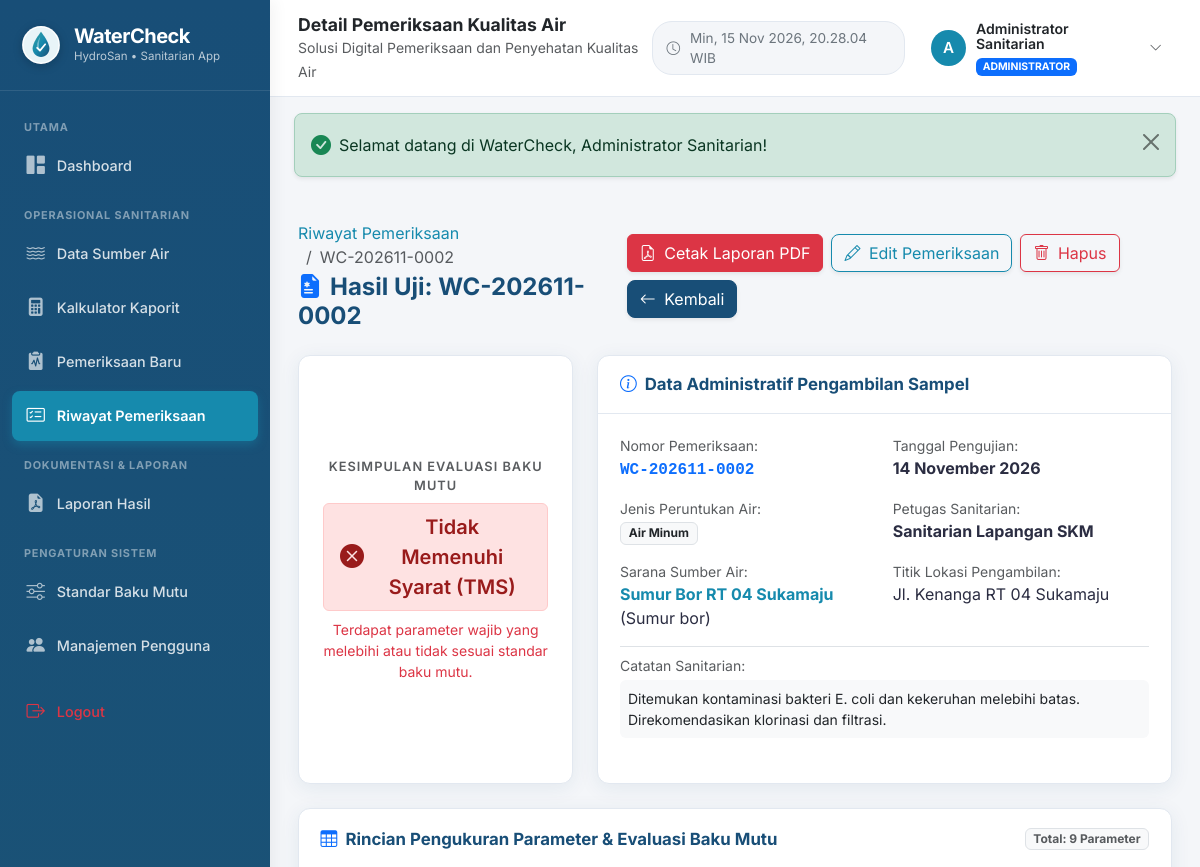
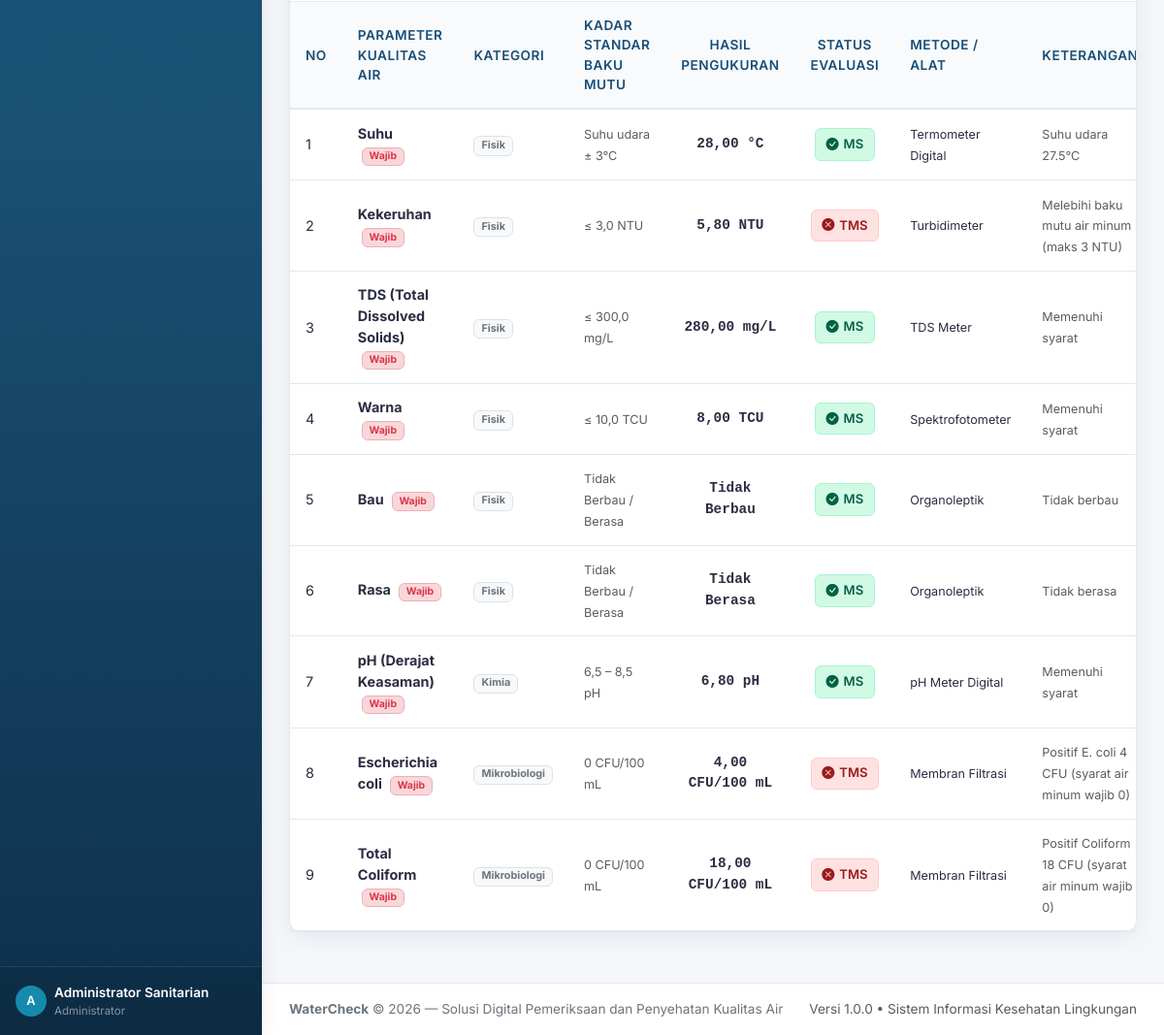
Page /pages/pemeriksaan/detail.php?id=2 (signed in) on the committed database (2 pictures, top to bottom).
### tables this page shows
CREATE TABLE `pemeriksaan` (
  `id` INT AUTO_INCREMENT PRIMARY KEY,
  `nomor_pemeriksaan` VARCHAR(50) NOT NULL UNIQUE,
  `sumber_air_id` INT NULL,
  `user_id` INT NULL,
  `tanggal_pemeriksaan` DATE NOT NULL,
  `jenis_air` ENUM('Air Minum', 'Air Higiene Sanitasi') NOT NULL,
  `lokasi` TEXT NOT NULL,
  `kesimpulan` ENUM('Memenuhi Syarat (MS)', 'Tidak Memenuhi Syarat (TMS)', 'Belum Dapat Disimpulkan') NOT NULL DEFAULT 'Belum Dapat Disimpulkan',
  `catatan` TEXT NULL,
  `created_at` TIMESTAMP DEFAULT CURRENT_TIMESTAMP,
  `updated_at` TIMESTAMP DEFAULT CURRENT_TIMESTAMP ON UPDATE CURRENT_TIMESTAMP,
  INDEX `idx_pemeriksaan_nomor` (`nomor_pemeriksaan`),
  INDEX `idx_pemeriksaan_tanggal` (`tanggal_pemeriksaan`),
  INDEX `idx_pemeriksaan_kesimpulan` (`kesimpulan`),
  CONSTRAINT `fk_pemeriksaan_sumber` FOREIGN KEY (`sumber_air_id`) REFERENCES `sumber_air` (`id`) ON DELETE SET NULL,
  CONSTRAINT `fk_pemeriksaan_user` FOREIGN KEY (`user_id`) REFERENCES `users` (`id`) ON DELETE SET NULL
);

CREATE TABLE `users` (
  `id` INT AUTO_INCREMENT PRIMARY KEY,
  `nama` VARCHAR(100) NOT NULL,
  `username` VARCHAR(50) NOT NULL UNIQUE,
  `password` VARCHAR(255) NOT NULL,
  `role` ENUM('admin', 'petugas') NOT NULL DEFAULT 'petugas',
  `created_at` TIMESTAMP DEFAULT CURRENT_TIMESTAMP,
  `updated_at` TIMESTAMP DEFAULT CURRENT_TIMESTAMP ON UPDATE CURRENT_TIMESTAMP,
  INDEX `idx_users_username` (`username`),
  INDEX `idx_users_role` (`role`)
);

CREATE TABLE `sumber_air` (
  `id` INT AUTO_INCREMENT PRIMARY KEY,
  `nama_sumber` VARCHAR(150) NOT NULL,
  `jenis_sumber` VARCHAR(50) NOT NULL,
  `pemilik` VARCHAR(150) NOT NULL,
  `lokasi` TEXT NOT NULL,
  `volume` DECIMAL(12,2) NOT NULL DEFAULT 0.00,
  `keterangan` TEXT NULL,
  `created_at` TIMESTAMP DEFAULT CURRENT_TIMESTAMP,
  `updated_at` TIMESTAMP DEFAULT CURRENT_TIMESTAMP ON UPDATE CURRENT_TIMESTAMP,
  INDEX `idx_sumber_nama` (`nama_sumber`),
  INDEX `idx_sumber_jenis` (`jenis_sumber`)
);

CREATE TABLE `detail_pemeriksaan` (
  `id` INT AUTO_INCREMENT PRIMARY KEY,
  `pemeriksaan_id` INT NOT NULL,
  `standar_id` INT NULL,
  `nilai_hasil` DECIMAL(10,3) NULL,
  `nilai_kualitatif` VARCHAR(100) NULL,
  `satuan` VARCHAR(50) NOT NULL,
  `status` ENUM('Memenuhi Syarat', 'Tidak Memenuhi Syarat', 'Belum Diuji') NOT NULL DEFAULT 'Belum Diuji',
  `metode_pemeriksaan` VARCHAR(100) NULL,
  `keterangan` TEXT NULL,
  `created_at` TIMESTAMP DEFAULT CURRENT_TIMESTAMP,
  INDEX `idx_detail_pemeriksaan` (`pemeriksaan_id`),
  CONSTRAINT `fk_detail_pemeriksaan` FOREIGN KEY (`pemeriksaan_id`) REFERENCES `pemeriksaan` (`id`) ON DELETE CASCADE,
  CONSTRAINT `fk_detail_standar` FOREIGN KEY (`standar_id`) REFERENCES `standar_baku_mutu` (`id`) ON DELETE SET NULL
);

CREATE TABLE `standar_baku_mutu` (
  `id` INT AUTO_INCREMENT PRIMARY KEY,
  `nama_parameter` VARCHAR(100) NOT NULL,
  `jenis_air` ENUM('Air Minum', 'Air Higiene Sanitasi') NOT NULL,
  `kategori` ENUM('Fisik', 'Kimia', 'Mikrobiologi') NOT NULL DEFAULT 'Fisik',
  `nilai_min` DECIMAL(10,3) NULL,
  `nilai_max` DECIMAL(10,3) NULL,
  `satuan` VARCHAR(50) NOT NULL,
  `operator` ENUM('MIN_MAX', 'MAX', 'MIN', 'EQUALS_ZERO', 'QUALITATIVE', 'SUHU') NOT NULL DEFAULT 'MAX',
  `wajib` TINYINT(1) NOT NULL DEFAULT 1 COMMENT '1 = Wajib, 0 = Tambahan/Opsional',
  `keterangan` TEXT NULL,
  `sumber_regulasi` VARCHAR(150) NOT NULL DEFAULT 'Permenkes No. 2 Tahun 2023',
  `tahun_regulasi` VARCHAR(10) NOT NULL DEFAULT '2023',
  `terverifikasi` TINYINT(1) NOT NULL DEFAULT 1 COMMENT '1 = Terverifikasi regulasi, 0 = Belum',
  `aktif` TINYINT(1) NOT NULL DEFAULT 1,
  `created_at` TIMESTAMP DEFAULT CURRENT_TIMESTAMP,
  `updated_at` TIMESTAMP DEFAULT CURRENT_TIMESTAMP ON UPDATE CURRENT_TIMESTAMP,
  INDEX `idx_standar_jenis` (`jenis_air`),
  INDEX `idx_standar_parameter` (`nama_parameter`),
  INDEX `idx_standar_aktif` (`aktif`)
);

### includes/functions.php (called while the page is built, shortened)
<?php
function formatTanggal(?string $date, string $format = 'lengkap'): string {
    $timestamp = strtotime($date);
    $bulanIndo = [
        1 => 'Januari', 'Februari', 'Maret', 'April', 'Mei', 'Juni',
        'Juli', 'Agustus', 'September', 'Oktober', 'November', 'Desember'
    ];
    $d = date('j', $timestamp);
    $m = (int)date('n', $timestamp);
    $y = date('Y', $timestamp);
    return "{$d} {$bulanIndo[$m]} {$y}";
}
function formatAngka($number, int $decimals = 2): string {
    $num = (float)$number;
    return number_format($num, $decimals, ',', '.');
}

### pages/pemeriksaan/detail.php (the view, shortened to what this page needs)
<?php
require_once __DIR__ . '/../../includes/header.php';
require_once __DIR__ . '/../../includes/sidebar.php';
require_once __DIR__ . '/../../includes/navbar.php';
$id = (int)($_GET['id'] ?? 0);
$stmt = $pdo->prepare("
    SELECT p.*, s.nama_sumber, s.jenis_sumber, s.pemilik, u.nama AS nama_petugas, u.username
    FROM pemeriksaan p
    LEFT JOIN sumber_air s ON p.sumber_air_id = s.id
    LEFT JOIN users u ON p.user_id = u.id
    WHERE p.id = :id
    LIMIT 1
");
$stmt->execute([':id' => $id]);
$pemeriksaan = $stmt->fetch();
$stmtDetail = $pdo->prepare("
    SELECT dp.*,
           sbm.nama_parameter, sbm.kategori, sbm.nilai_min, sbm.nilai_max,
           sbm.operator, sbm.wajib, sbm.sumber_regulasi
    FROM detail_pemeriksaan dp
    LEFT JOIN standar_baku_mutu sbm ON dp.standar_id = sbm.id
    WHERE dp.pemeriksaan_id = :id
    ORDER BY FIELD(sbm.kategori, 'Fisik', 'Kimia', 'Mikrobiologi'), sbm.wajib DESC, sbm.id ASC
");
$stmtDetail->execute([':id' => $id]);
$details = $stmtDetail->fetchAll();
?>
<div class="d-flex flex-column flex-md-row justify-content-between align-items-md-center mb-4 gap-3">
    <div>
        <nav aria-label="breadcrumb">
            <ol class="breadcrumb mb-1 small">
                <li class="breadcrumb-item"><a href="<?= BASE_URL; ?>pages/pemeriksaan/index.php">Riwayat Pemeriksaan</a></li>
                <li class="breadcrumb-item active"><?= htmlspecialchars($pemeriksaan['nomor_pemeriksaan']); ?></li>
            </ol>
        </nav>
        <h4 class="fw-bold mb-0" style="color: #184e77;">
            <i class="bi bi-file-earmark-medical-fill text-primary me-2"></i>Hasil Uji: <?= htmlspecialchars($pemeriksaan['nomor_pemeriksaan']); ?>
        </h4>
    </div>
    <div class="d-flex flex-wrap gap-2">
        <a href="<?= BASE_URL; ?>pages/laporan/cetak.php?tipe=pemeriksaan&id=<?= $pemeriksaan['id']; ?>" target="_blank" class="btn btn-danger shadow-sm">
            <i class="bi bi-file-earmark-pdf me-1"></i> Cetak Laporan PDF
        </a>
        <a href="<?= BASE_URL; ?>pages/pemeriksaan/edit.php?id=<?= $pemeriksaan['id']; ?>" class="btn btn-outline-primary shadow-sm">
            <i class="bi bi-pencil me-1"></i> Edit Pemeriksaan
        </a>
        <a href="<?= BASE_URL; ?>pages/pemeriksaan/hapus.php?id=<?= $pemeriksaan['id']; ?>" class="btn btn-outline-danger shadow-sm" data-confirm="Apakah Anda yakin ingin menghapus arsip pemeriksaan <?= htmlspecialchars($pemeriksaan['nomor_pemeriksaan']); ?>?">
            <i class="bi bi-trash me-1"></i> Hapus
        </a>
        <a href="<?= BASE_URL; ?>pages/pemeriksaan/index.php" class="btn btn-secondary shadow-sm">
            <i class="bi bi-arrow-left me-1"></i> Kembali
        </a>
    </div>
</div>
<div class="row g-4 mb-4">
    <div class="col-lg-4">
        <div class="card-wc h-100 text-center p-4 d-flex flex-column justify-content-center align-items-center">
            <span class="text-muted text-uppercase fw-semibold mb-2" style="font-size: 0.8rem; letter-spacing: 1px;">Kesimpulan Evaluasi Baku Mutu</span>
            <?php if ($pemeriksaan['kesimpulan'] === 'Memenuhi Syarat (MS)'): ?>
                <div class="badge-status badge-ms py-2 px-3 fs-5 mb-2">
                    <i class="bi bi-check-circle-fill fs-4 me-1"></i> Memenuhi Syarat (MS)
                </div>
                <p class="text-success small mb-0">Air memenuhi seluruh parameter baku mutu wajib Permenkes No. 2 Tahun 2023.</p>
            <?php elseif ($pemeriksaan['kesimpulan'] === 'Tidak Memenuhi Syarat (TMS)'): ?>
                <div class="badge-status badge-tms py-2 px-3 fs-5 mb-2">
                    <i class="bi bi-x-circle-fill fs-4 me-1"></i> Tidak Memenuhi Syarat (TMS)
                </div>
                <p class="text-danger small mb-0">Terdapat parameter wajib yang melebihi atau tidak sesuai standar baku mutu.</p>
            <?php endif; ?>
        </div>
    </div>
    <div class="col-lg-8">
        <div class="card-wc h-100">
            <div class="card-wc-header">
                <h6 class="card-wc-title">
                    <i class="bi bi-info-circle text-primary"></i> Data Administratif Pengambilan Sampel
                </h6>
            </div>
            <div class="card-wc-body">
                <div class="row g-3">
                    <div class="col-sm-6">
                        <small class="text-muted d-block">Nomor Pemeriksaan:</small>
                        <strong class="font-monospace text-primary fs-6"><?= htmlspecialchars($pemeriksaan['nomor_pemeriksaan']); ?></strong>
                    </div>
                    <div class="col-sm-6">
                        <small class="text-muted d-block">Tanggal Pengujian:</small>
                        <strong><?= formatTanggal($pemeriksaan['tanggal_pemeriksaan'], 'lengkap'); ?></strong>
                    </div>
                    <div class="col-sm-6">
                        <small class="text-muted d-block">Jenis Peruntukan Air:</small>
                        <span class="badge bg-light text-dark border"><?= htmlspecialchars($pemeriksaan['jenis_air']); ?></span>
                    </div>
                    <div class="col-sm-6">
                        <small class="text-muted d-block">Petugas Sanitarian:</small>
                        <strong><?= htmlspecialchars($pemeriksaan['nama_petugas'] ?? 'Petugas Lapangan'); ?></strong>
                    </div>
                    <div class="col-sm-6">
                        <small class="text-muted d-block">Sarana Sumber Air:</small>
                        <?php if (!empty($pemeriksaan['nama_sumber'])): ?>
                            <a href="<?= BASE_URL; ?>pages/sumber_air/detail.php?id=<?= $pemeriksaan['sumber_air_id']; ?>" class="fw-bold">
                                <?= htmlspecialchars($pemeriksaan['nama_sumber']); ?>
                            </a> (<?= htmlspecialchars($pemeriksaan['jenis_sumber']); ?>)
                        <?php else: ?>
                            <span class="text-muted fst-italic">Pengujian Mandiri / Tidak Terkait Sumber</span>
                        <?php endif; ?>
                    </div>
                    <div class="col-sm-6">
                        <small class="text-muted d-block">Titik Lokasi Pengambilan:</small>
                        <span><?= htmlspecialchars($pemeriksaan['lokasi']); ?></span>
                    </div>
                </div>
                <?php if (!empty($pemeriksaan['catatan'])): ?>
                    <div class="mt-3 pt-2 border-top">
                        <small class="text-muted d-block">Catatan Sanitarian:</small>
                        <div class="p-2 bg-light rounded text-dark small mt-1"><?= nl2br(htmlspecialchars($pemeriksaan['catatan'])); ?></div>
                    </div>
                <?php endif; ?>
            </div>
        </div>
    </div>
</div>
<div class="card-wc">
    <div class="card-wc-header d-flex justify-content-between align-items-center">
        <h6 class="card-wc-title">
            <i class="bi bi-table text-primary"></i> Rincian Pengukuran Parameter & Evaluasi Baku Mutu
        </h6>
        <span class="badge bg-light text-muted border">Total: <?= count($details); ?> Parameter</span>
    </div>
    <div class="table-responsive">
        <table class="table-wc table-hover">
            <thead>
                <tr>
                    <th style="width: 40px;">No</th>
                    <th>Parameter Kualitas Air</th>
                    <th>Kategori</th>
                    <th>Kadar Standar Baku Mutu</th>
                    <th class="text-center">Hasil Pengukuran</th>
                    <th class="text-center">Status Evaluasi</th>
                    <th>Metode / Alat</th>
                    <th>Keterangan</th>
                </tr>
            </thead>
            <tbody>
                <?php if (empty($details)): ?>
                    <tr>
                        <td colspan="8" class="text-center py-4 text-muted">
                            Tidak ada parameter uji yang tercatat pada pemeriksaan ini.
                        </td>
                    </tr>
                <?php else: ?>
                    <?php
                    $no = 1;
                    foreach ($details as $d):
                    ?>
                        <tr>
                            <td><?= $no++; ?></td>
                            <td>
                                <strong><?= htmlspecialchars($d['nama_parameter'] ?? 'Parameter'); ?></strong>
                                <?php if ($d['wajib']): ?>
                                    <span class="badge bg-danger-subtle text-danger border border-danger-subtle ms-1" style="font-size: 0.65rem;">Wajib</span>
                                <?php endif; ?>
                            </td>
                            <td>
                                <span class="badge bg-light text-secondary border">
                                    <?= htmlspecialchars($d['kategori'] ?? 'Fisik'); ?>
                                </span>
                            </td>
                            <td>
                                <small class="text-muted">
                                    <?php
                                    if ($d['operator'] === 'MIN_MAX') {
                                        echo formatAngka($d['nilai_min'], 1) . ' – ' . formatAngka($d['nilai_max'], 1) . ' ' . $d['satuan'];
                                    } elseif ($d['operator'] === 'MAX') {
                                        echo '&le; ' . formatAngka($d['nilai_max'], 1) . ' ' . $d['satuan'];
                                    } elseif ($d['operator'] === 'EQUALS_ZERO') {
                                        echo '0 ' . $d['satuan'];
                                    } elseif ($d['operator'] === 'QUALITATIVE') {
                                        echo 'Tidak Berbau / Berasa';
                                    } elseif ($d['operator'] === 'SUHU') {
                                        echo 'Suhu udara &plusmn; 3°C';
                                    }
                                    ?>
                                </small>
                            </td>
                            <td class="text-center font-monospace fw-bold">
                                <?php
                                if ($d['operator'] === 'QUALITATIVE') {
                                    echo htmlspecialchars($d['nilai_kualitatif'] ?? '-');
                                } else {
                                    echo ($d['nilai_hasil'] !== null) ? formatAngka($d['nilai_hasil'], 2) . ' ' . htmlspecialchars($d['satuan']) : '<span class="text-muted">-</span>';
                                }
                                ?>
                            </td>
                            <td class="text-center">
                                <?php if ($d['status'] === 'Memenuhi Syarat'): ?>
                                    <span class="badge-status badge-ms">
                                        <i class="bi bi-check-circle-fill"></i> MS
                                    </span>
                                <?php elseif ($d['status'] === 'Tidak Memenuhi Syarat'): ?>
                                    <span class="badge-status badge-tms">
                                        <i class="bi bi-x-circle-fill"></i> TMS
                                    </span>
                                <?php else: ?>
                                    <span class="badge-status badge-pending">
                                        <i class="bi bi-dash-circle"></i> Belum Diuji
                                    </span>
                                <?php endif; ?>
                            </td>
                            <td><small><?= htmlspecialchars($d['metode_pemeriksaan'] ?? '-'); ?></small></td>
                            <td><small class="text-muted"><?= htmlspecialchars($d['keterangan'] ?? '-'); ?></small></td>
                        </tr>
                    <?php endforeach; ?>
                <?php endif; ?>
            </tbody>
        </table>
    </div>
</div>
<?php
require_once __DIR__ . '/../../includes/footer.php';
?>

### rows in the picture
pemeriksaan: nomor_pemeriksaan "WC-202611-0002", tanggal_pemeriksaan "14 November 2026", jenis_air "Air Minum", user.nama "Sanitarian Lapangan SKM", sumber_air.nama_sumber "Sumur Bor RT 04 Sukamaju", sumber_air.jenis_sumber "Sumur bor", lokasi "Jl. Kenanga RT 04 Sukamaju", catatan "Ditemukan kontaminasi bakteri E. coli dan kekeruhan melebihi batas. Direkomendasikan klorinasi dan filtrasi."
detail_pemeriksaan: standar.nama_parameter "Suhu", standar.kategori "Fisik", shows "Suhu udara ± 3°C", nilai_hasil "28,00", satuan "°C", status "Memenuhi Syarat" (drawn), metode_pemeriksaan "Termometer Digital", keterangan "Suhu udara 27.5°C"
detail_pemeriksaan: standar.nama_parameter "Kekeruhan", standar.kategori "Fisik", standar.nilai_max "3,0", satuan "NTU", nilai_hasil "5,80", shows "TMS", metode_pemeriksaan "Turbidimeter", keterangan "Melebihi baku mutu air minum (maks 3 NTU)"
detail_pemeriksaan: standar.nama_parameter "TDS (Total Dissolved Solids)", standar.kategori "Fisik", standar.nilai_max "300,0", satuan "mg/L", nilai_hasil "280,00", status "Memenuhi Syarat" (drawn), metode_pemeriksaan "TDS Meter", keterangan "Memenuhi syarat"
detail_pemeriksaan: standar.nama_parameter "Warna", standar.kategori "Fisik", standar.nilai_max "10,0", satuan "TCU", nilai_hasil "8,00", status "Memenuhi Syarat" (drawn), metode_pemeriksaan "Spektrofotometer", keterangan "Memenuhi syarat"
detail_pemeriksaan: standar.nama_parameter "Bau", standar.kategori "Fisik", shows "Tidak Berbau / Berasa", nilai_kualitatif "Tidak Berbau", status "Memenuhi Syarat" (drawn), metode_pemeriksaan "Organoleptik", keterangan "Tidak berbau"
detail_pemeriksaan: standar.nama_parameter "Rasa", standar.kategori "Fisik", shows "Tidak Berbau / Berasa", nilai_kualitatif "Tidak Berasa", status "Memenuhi Syarat" (drawn), metode_pemeriksaan "Organoleptik", keterangan "Tidak berasa"
detail_pemeriksaan: standar.nama_parameter "pH (Derajat Keasaman)", standar.kategori "Kimia", standar.nilai_min "6,5", standar.nilai_max "8,5", satuan "pH", nilai_hasil "6,80", status "Memenuhi Syarat" (drawn), metode_pemeriksaan "pH Meter Digital", keterangan "Memenuhi syarat"
detail_pemeriksaan: standar.nama_parameter "Escherichia coli", standar.kategori "Mikrobiologi", satuan "CFU/100 mL", nilai_hasil "4,00", shows "TMS", metode_pemeriksaan "Membran Filtrasi", keterangan "Positif E. coli 4 CFU (syarat air minum wajib 0)"
detail_pemeriksaan: standar.nama_parameter "Total Coliform", standar.kategori "Mikrobiologi", satuan "CFU/100 mL", nilai_hasil "18,00", shows "TMS", metode_pemeriksaan "Membran Filtrasi", keterangan "Positif Coliform 18 CFU (syarat air minum wajib 0)"

### other values in the picture
APP_NAME "WaterCheck"
APP_ALT_NAME "HydroSan"
substr($currentUser['nama'] ?? 'U', 0, 1) "A"
$currentUser['nama'] "Administrator Sanitarian"
$pageTitle "Detail Pemeriksaan Kualitas Air"
APP_TAGLINE "Solusi Digital Pemeriksaan dan Penyehatan Kualitas Air"
$flash['message'] "Selamat datang di WaterCheck, Administrator Sanitarian!"
count($details) "9"
APP_VERSION "1.0.0"
